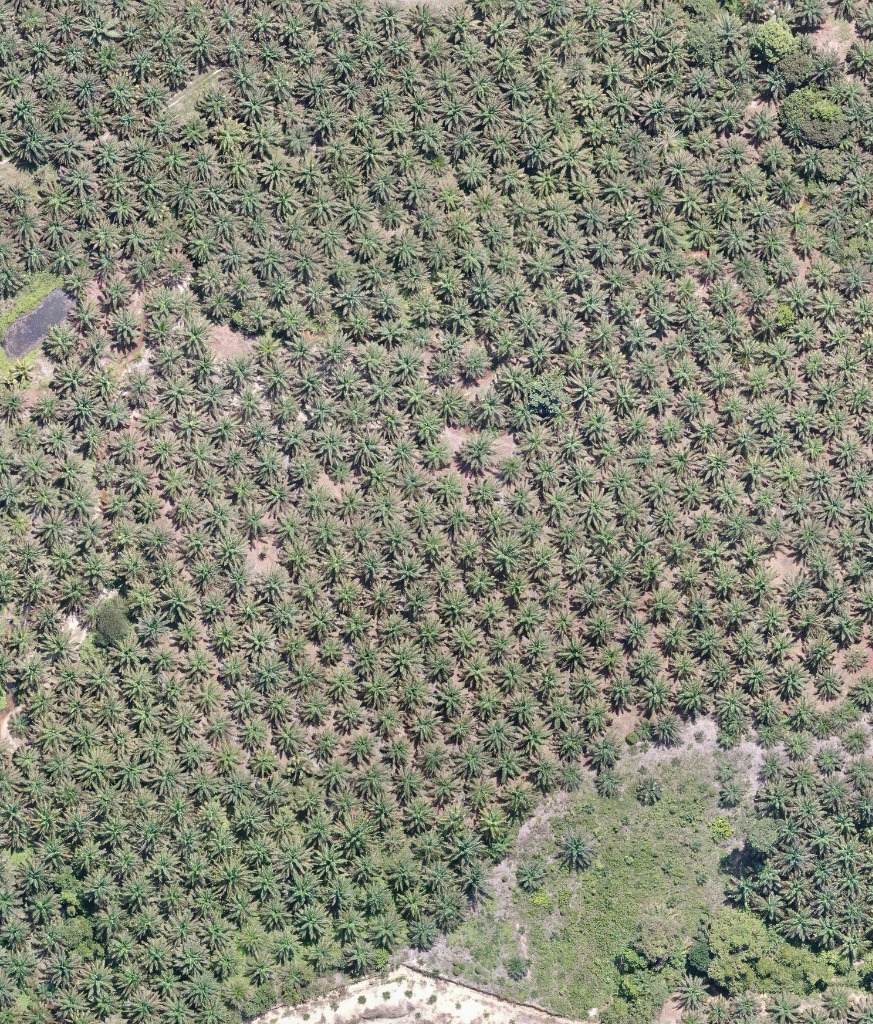
#> input picture data/samples/sample_plantation.jpg, 873 x 1024 px, found by its file name
$ python detect_and_number.py
#> lines starting #> are read from the running program, lines starting #| are printed output that depends on the picture; after the words box and inside, x2 and y2 are one past the last pixel; in counts of white or black regions, pixels touching at a corner belong together
### src/sawitvision/detector.py
"""Palm crown detection models: adaptive morphological detector and deep learning interface."""

import os
from typing import Any, Dict, List, Optional, Union
import cv2
import numpy as np


class BaseDetector:
    """Abstract interface for crown detectors."""

    # [6 lines left out: function predict, not called in this run]


class AdaptiveCrownDetector(BaseDetector):
    """High-resolution aerial palm crown detector based on spectral contrast and local maxima.

    Provides accurate baseline localization and confidence scores on aerial orthomosaics.
    """

    def __init__(
        self,
        min_distance_px: int = 24,
        crown_radius_px: int = 18,
        veg_hue_range: tuple = (25, 95),
    ):
        self.min_distance_px = min_distance_px
        self.crown_radius_px = crown_radius_px
        self.veg_hue_range = veg_hue_range

    def predict(
        self,
        image: Union[str, np.ndarray],
        conf_threshold: float = 0.25,
    ) -> List[Dict[str, Any]]:
        if isinstance(image, str):
            img = cv2.imread(image)
            if img is None:
                raise FileNotFoundError(f"Failed to load image at: {image}")
        else:
            img = image.copy()

        h, w = img.shape[:2]

        # 1. Vegetation mask using HSV color space
        hsv = cv2.cvtColor(img, cv2.COLOR_BGR2HSV)
        h_min, h_max = self.veg_hue_range
        veg_mask = cv2.inRange(
            hsv, np.array([h_min, 30, 30]), np.array([h_max, 255, 255])
        )

        # 2. Excess Green Index (ExG = 2G - R - B)
        b, g, r = cv2.split(img.astype(np.float32))
        exg = 2.0 * g - r - b
        smoothed = cv2.GaussianBlur(exg, (15, 15), 3.0)

        # 3. Spatial dilation filter to find local spectral maxima
        kernel_size = 2 * self.min_distance_px + 1
        kernel = cv2.getStructuringElement(
            cv2.MORPH_ELLIPSE, (kernel_size, kernel_size)
        )
        local_max = cv2.dilate(smoothed, kernel)

        # Vegetation background filtering
        valid_pixels = smoothed[veg_mask > 0]
        if len(valid_pixels) == 0:
            return []

        base_threshold = np.percentile(valid_pixels, 30)
        max_val = np.max(smoothed)
        val_range = max(1e-5, max_val - base_threshold)

        # Candidate peaks
        peak_mask = (
            (smoothed == local_max)
            & (veg_mask > 0)
            & (smoothed > base_threshold)
        )
        peak_coords = np.argwhere(peak_mask)

        detections: List[Dict[str, Any]] = []
        r_box = self.crown_radius_px

        for y_center, x_center in peak_coords:
            score = float((smoothed[y_center, x_center] - base_threshold) / val_range)
            score = float(np.clip(score, 0.0, 1.0))

            if score < conf_threshold:
                continue

            x1 = max(0, x_center - r_box)
            y1 = max(0, y_center - r_box)
            x2 = min(w, x_center + r_box)
            y2 = min(h, y_center + r_box)
            bw = x2 - x1
            bh = y2 - y1

            detections.append(
                {
                    "center_x": float(x_center),
                    "center_y": float(y_center),
                    "x": float(x1),
                    "y": float(y1),
                    "width": float(bw),
                    "height": float(bh),
                    "confidence": score,
                    "class_name": "oil_palm",
                }
            )

        return detections


class YOLOCrownDetector(BaseDetector):
    """Deep learning detector wrapper for trained PyTorch YOLO models."""

    def __init__(self, model_path: str = "runs/sawit/weights/best.pt"):
        self.model_path = model_path
        self.model = None

    # [41 lines left out: functions load, predict, not called in this run]

### src/sawitvision/viz.py
"""Visualization tools for numbered crown detection preview and density maps."""

from typing import Any, Dict, List, Tuple
import cv2
import numpy as np


def sort_detections_deterministically(
    detections: List[Dict[str, Any]], band_height_px: float = 60.0
) -> List[Dict[str, Any]]:
    """Sort detections systematically top-to-bottom across horizontal bands, then left-to-right.

    Assigns sequential tree_id from 1 to N.
    """
    if not detections:
        return []

    # Assign each detection to a discrete row band based on vertical centroid
    def get_sort_key(d: Dict[str, Any]) -> Tuple[int, float]:
        cy = d["center_y"]
        cx = d["center_x"]
        band_idx = int(cy // band_height_px)
        return (band_idx, cx)

    sorted_dets = sorted(detections, key=get_sort_key)

    # Assign sequential 1..N IDs
    for idx, d in enumerate(sorted_dets, start=1):
        d["tree_id"] = idx

    return sorted_dets


def draw_numbered_detections(
    image: np.ndarray,
    detections: List[Dict[str, Any]],
    box_color: Tuple[int, int, int] = (0, 255, 128),  # Vibrant Green
    text_color: Tuple[int, int, int] = (255, 255, 255),
    font_scale: float = 0.45,
    thickness: int = 1,
) -> np.ndarray:
    """Draw numbered bounding boxes and badges on an image."""
    canvas = image.copy()

    for det in detections:
        x1 = int(det["x"])
        y1 = int(det["y"])
        x2 = int(det["x"] + det["width"])
        y2 = int(det["y"] + det["height"])
        tree_id = det.get("tree_id", 0)

        # Draw bounding rectangle
        cv2.rectangle(canvas, (x1, y1), (x2, y2), box_color, thickness)

        # Label formatting: sequential number
        label = str(tree_id)
        (tw, th), baseline = cv2.getTextSize(
            label, cv2.FONT_HERSHEY_SIMPLEX, font_scale, 1
        )

        # Badge coordinates above or inside top edge
        bx1 = max(0, x1)
        by1 = max(0, y1 - th - 4)
        bx2 = bx1 + tw + 4
        by2 = y1

        if by1 <= 0:
            by1 = y1
            by2 = y1 + th + 4

        # Background badge for contrast against varying foliage & shadow
        cv2.rectangle(canvas, (bx1, by1), (bx2, by2), (20, 20, 20), -1)
        cv2.rectangle(canvas, (bx1, by1), (bx2, by2), box_color, 1)

        # Draw label text
        cv2.putText(
            canvas,
            label,
            (bx1 + 2, by2 - 2),
            cv2.FONT_HERSHEY_SIMPLEX,
            font_scale,
            text_color,
            1,
            cv2.LINE_AA,
        )

    # Draw total inventory summary overlay at top-left
    total_count = len(detections)
    summary_text = f"SawitVision Stand Inventory: {total_count} trees"
    (stw, sth), _ = cv2.getTextSize(
        summary_text, cv2.FONT_HERSHEY_SIMPLEX, 0.65, 2
    )
    cv2.rectangle(canvas, (10, 10), (20 + stw, 20 + sth + 10), (10, 10, 10), -1)
    cv2.rectangle(canvas, (10, 10), (20 + stw, 20 + sth + 10), box_color, 1)
    cv2.putText(
        canvas,
        summary_text,
        (15, 15 + sth + 2),
        cv2.FONT_HERSHEY_SIMPLEX,
        0.65,
        (255, 255, 255),
        2,
        cv2.LINE_AA,
    )

    return canvas


def generate_density_heatmap(
    image_shape: Tuple[int, int],
    detections: List[Dict[str, Any]],
    kernel_size: int = 51,
) -> np.ndarray:
    """Generate a spatial density heatmap from crown centroids."""
    h, w = image_shape[:2]
    density_map = np.zeros((h, w), dtype=np.float32)

    for det in detections:
        cx = int(np.clip(det["center_x"], 0, w - 1))
        cy = int(np.clip(det["center_y"], 0, h - 1))
        density_map[cy, cx] += 1.0

    # Apply Gaussian smoothing to produce continuous density field
    smoothed = cv2.GaussianBlur(density_map, (kernel_size, kernel_size), 0)
    norm = cv2.normalize(smoothed, None, 0, 255, cv2.NORM_MINMAX)
    heatmap = cv2.applyColorMap(norm.astype(np.uint8), cv2.COLORMAP_VIRIDIS)
    return heatmap

### src/sawitvision/geo.py
"""Geospatial utilities and GeoJSON export for palm tree detections."""

import json
from typing import Dict, List, Optional, Tuple, Any


def detection_to_geojson_feature(
    det: Dict[str, Any],
    transform: Optional[Tuple[float, float, float, float, float, float]] = None,
) -> Dict[str, Any]:
    """Convert a single detection record into a GeoJSON Feature."""
    cx = det["center_x"]
    cy = det["center_y"]

    if transform is not None:
        # Affine transform: x = a*col + b*row + c, y = d*col + e*row + f
        a, b, c, d, e, f = transform
        map_x = a * cx + b * cy + c
        map_y = d * cx + e * cy + f
        coords = [round(map_x, 6), round(map_y, 6)]
    else:
        coords = [round(cx, 2), round(cy, 2)]

    return {
        "type": "Feature",
        "geometry": {
            "type": "Point",
            "coordinates": coords,
        },
        "properties": {
            "tree_id": det.get("tree_id"),
            "confidence": round(float(det.get("confidence", 1.0)), 4),
            "class_name": det.get("class_name", "oil_palm"),
            "box_xywh": [
                round(det["x"], 1),
                round(det["y"], 1),
                round(det["width"], 1),
                round(det["height"], 1),
            ],
            "is_georeferenced": transform is not None,
        },
    }


def export_geojson(
    detections: List[Dict[str, Any]],
    output_path: str,
    transform: Optional[Tuple[float, float, float, float, float, float]] = None,
    crs_name: str = "EPSG:4326",
) -> None:
    """Save a list of detections to a valid GeoJSON FeatureCollection."""
    features = [detection_to_geojson_feature(d, transform) for d in detections]
    collection: Dict[str, Any] = {
        "type": "FeatureCollection",
        "name": "sawit_vision_palms",
        "features": features,
    }
    if transform is not None:
        collection["crs"] = {
            "type": "name",
            "properties": {"name": crs_name},
        }

    with open(output_path, "w", encoding="utf-8") as f:
        json.dump(collection, f, indent=2)

### scripts/detect_and_number.py
#!/usr/bin/env python3
"""Run palm tree detection, deterministic numbering (1..N), and export audit artifacts."""

import argparse
import csv
import os
import sys
import cv2

# Add src to path
sys.path.insert(0, os.path.abspath(os.path.join(os.path.dirname(__file__), "..", "src")))

from sawitvision.detector import AdaptiveCrownDetector, YOLOCrownDetector
from sawitvision.geo import export_geojson
from sawitvision.viz import (
    draw_numbered_detections,
    generate_density_heatmap,
    sort_detections_deterministically,
)


def main():
    parser = argparse.ArgumentParser(
        description="Detect and number oil palm trees from aerial imagery."
    )
    parser.add_argument(
        "--input",
        "-i",
        default="data/samples/sample_plantation.jpg",
        help="Path to input aerial image (GeoTIFF/JPG/PNG).",
    )
    parser.add_argument(
        "--output",
        "-o",
        default="runs/preview_numbered.jpg",
        help="Path to save numbered preview image.",
    )
    parser.add_argument(
        "--csv",
        default="runs/detections.csv",
        help="Path to save detections roster CSV.",
    )
    parser.add_argument(
        "--geojson",
        default="runs/detections.geojson",
        help="Path to save detections GeoJSON.",
    )
    parser.add_argument(
        "--density-map",
        default="runs/density_heatmap.jpg",
        help="Path to save continuous density heatmap.",
    )
    parser.add_argument(
        "--conf",
        type=float,
        default=0.25,
        help="Confidence threshold (0.0 to 1.0).",
    )
    parser.add_argument(
        "--detector",
        choices=["adaptive", "yolo"],
        default="adaptive",
        help="Detector backend.",
    )
    parser.add_argument(
        "--model-weights",
        default="runs/sawit/weights/best.pt",
        help="Path to weights file if using YOLO detector.",
    )

    args = parser.parse_args()

    if not os.path.exists(args.input):
        print(f"Error: Input file not found: {args.input}")
        sys.exit(1)

    # Ensure output directories exist
    for out_file in [args.output, args.csv, args.geojson, args.density_map]:
        os.makedirs(os.path.dirname(os.path.abspath(out_file)), exist_ok=True)

    print(f"Loading image from: {args.input}")
    image = cv2.imread(args.input)
#> image is the input picture: shape (1024, 873, 3); mean B, G, R 118.1, 134.6, 132.7
    if image is None:
        print(f"Error: Unable to decode image at {args.input}")
        sys.exit(1)

    h, w = image.shape[:2]
    print(f"Image dimensions: {w}x{h} px")
#| Image dimensions: 873x1024 px

    # Select detector
    if args.detector == "yolo" and os.path.exists(args.model_weights):
        print(f"Using YOLO detector with weights: {args.model_weights}")
        detector = YOLOCrownDetector(model_path=args.model_weights)
    else:
        print("Using Adaptive Aerial Crown Detector baseline...")
        detector = AdaptiveCrownDetector()

    raw_detections = detector.predict(image, conf_threshold=args.conf)
#> in predict, `veg_mask = cv2.inRange( hsv, np.array([h_min, 30, 30]), np.array([h_ma..`:
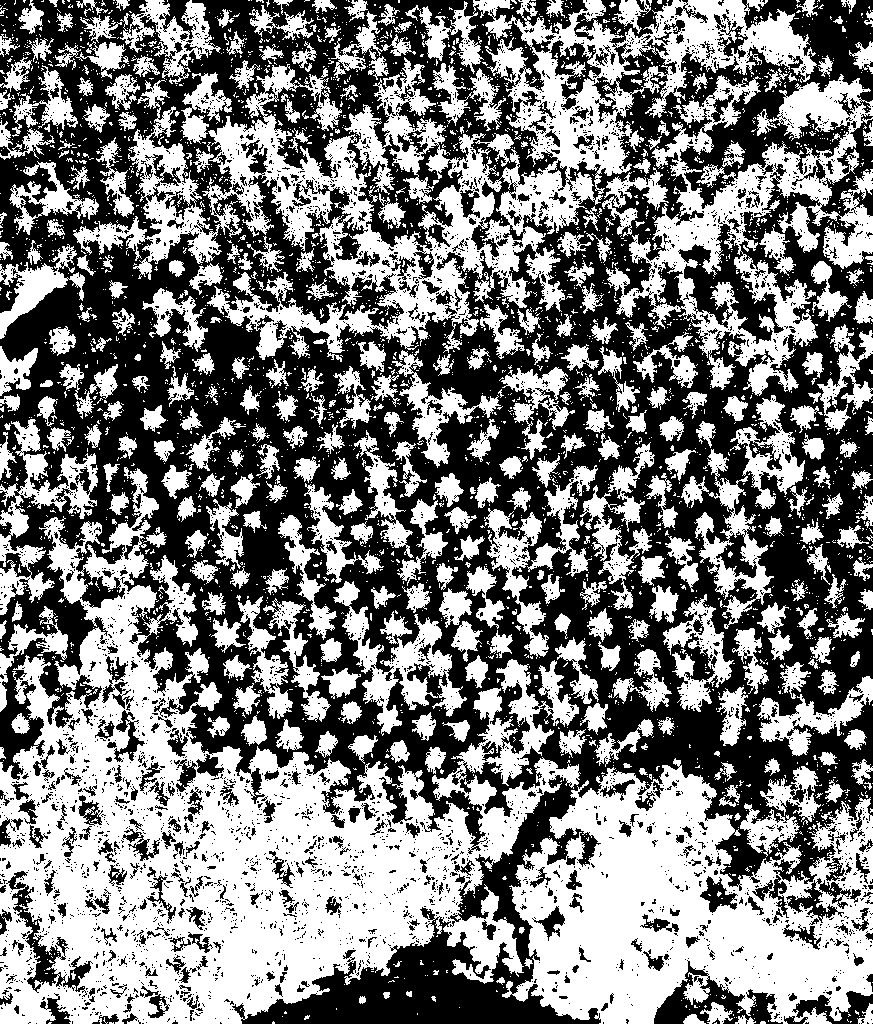
#> veg_mask: shape (1024, 873); 49.2% white; 3293 white regions (2922 under 20 px), largest, box (x1, y1, x2, y2) and area: (0, 467, 581, 1024) 123237, (73, 0, 817, 362) 68782, (502, 758, 873, 1024) 56852
#> in predict, `local_max = cv2.dilate(smoothed, kernel)`:
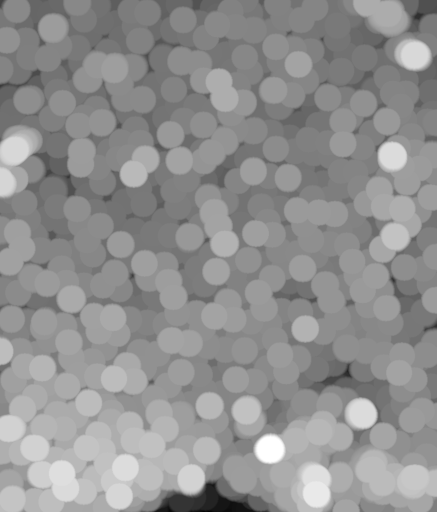
#> local_max: shape (1024, 873) float32 (shown at 1/2 size); min 3.8, max 86.79, mean 51.2; drawn with min black and max white
#> in predict, `base_threshold = np.percentile(valid_pixels, 30)`: base_threshold = 22.43
#> in predict, `max_val = np.max(smoothed)`: max_val = 86.79
#> in predict, `val_range = max(1e-5, max_val - base_threshold)`: val_range = 64.35
#> in predict, `peak_mask = ( (smoothed == local_max) & (veg_mask > 0) & (smoothed > b..`:
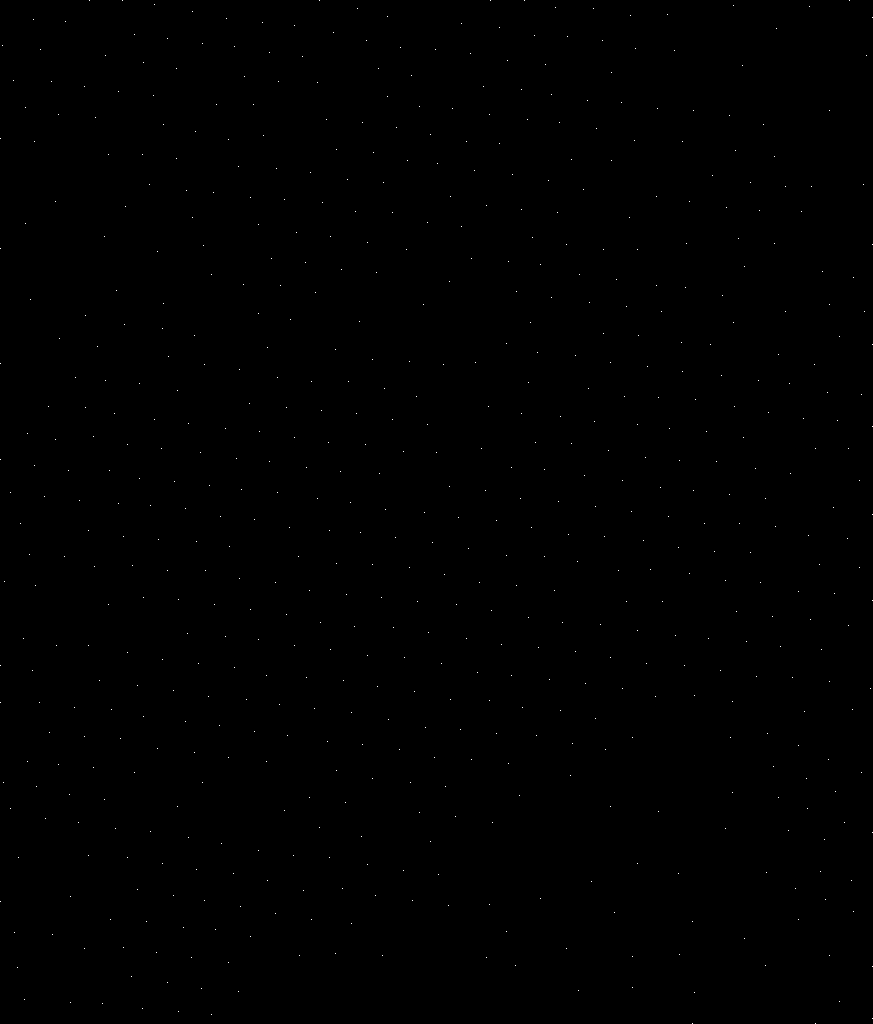
#> peak_mask: shape (1024, 873) bool; 0.07% white in thin lines or dots
#> in predict, `peak_coords = np.argwhere(peak_mask)`: peak_coords = 650 pairs, first value 0 to 1023, second value 0 to 872
#> the loop in predict, `for y_center, x_center in peak_coords:` made 650 passes
#> (y_center, x_center, score, x1, y1, x2, y2, bw) on passes 4, 7, 8: (0, 490, 0.34, 472, 0, 508, 18, 36), (4, 154, 0.4, 136, 0, 172, 22, 36), (5, 733, 0.583, 715, 0, 751, 23, 36)
#> after the loop in predict, `for y_center, x_center in peak_coords:`: detections = 596 items
#> raw_detections = 596 items
    print(f"Raw detected tree crowns: {len(raw_detections)}")
#| Raw detected tree crowns: 596

    # 1. Deterministic sorting: top-to-bottom across bands, then left-to-right (FR-4)
    sorted_detections = sort_detections_deterministically(raw_detections)
#> in get_sort_key, `cy = d["center_y"]`: cy = 0
#> in get_sort_key, `cx = d["center_x"]`: cx = 490
#> in get_sort_key, `band_idx = int(cy // band_height_px)`: band_idx = 0
#> in sort_detections_deterministically, `sorted_dets = sorted(detections, key=get_sort_key)`: sorted_dets = 596 items
#> sorted_detections = 596 items
    total_trees = len(sorted_detections)
#> total_trees = 596
    print(f"Assigned deterministic IDs 1..{total_trees}")
#| Assigned deterministic IDs 1..596

    # 2. Render numbered preview overlay
    annotated = draw_numbered_detections(image, sorted_detections)
#> the loop in draw_numbered_detections, `for det in detections:` made 596 passes
#> (x1, y1, x2, y2, label, tw, bx1) on passes 1 to 8: (0, 27, 20, 63, '1', 10, 0), (15, 1, 51, 37, '2', 10, 15), (22, 31, 58, 67, '3', 10, 22), (87, 37, 123, 73, '4', 10, 87), (136, 0, 172, 22, '5', 10, 136), (149, 20, 185, 56, '6', 10, 149), (174, 0, 210, 29, '7', 10, 174), (184, 25, 220, 61, '8', 10, 184)
    cv2.imwrite(args.output, annotated)
    print(f"Saved numbered audit preview to: {args.output}")

    # 3. Export CSV roster
    with open(args.csv, "w", newline="", encoding="utf-8") as f:
        writer = csv.writer(f)
        writer.writerow(
            [
                "tree_id",
                "center_x",
                "center_y",
                "box_x",
                "box_y",
                "box_w",
                "box_h",
                "confidence",
                "class_name",
            ]
        )
        for d in sorted_detections:
            writer.writerow(
                [
                    d["tree_id"],
                    round(d["center_x"], 2),
                    round(d["center_y"], 2),
                    round(d["x"], 2),
                    round(d["y"], 2),
                    round(d["width"], 2),
                    round(d["height"], 2),
                    round(d["confidence"], 4),
                    d["class_name"],
                ]
            )
    print(f"Saved detection roster CSV to: {args.csv}")

    # 4. Export GeoJSON
    export_geojson(sorted_detections, args.geojson)
    print(f"Saved spatial vector GeoJSON to: {args.geojson}")

    # 5. Generate density heatmap
    heatmap = generate_density_heatmap((h, w), sorted_detections)
#> in generate_density_heatmap, `heatmap = cv2.applyColorMap(norm.astype(np.uint8), cv2.COLORMAP_VIRIDIS)`:
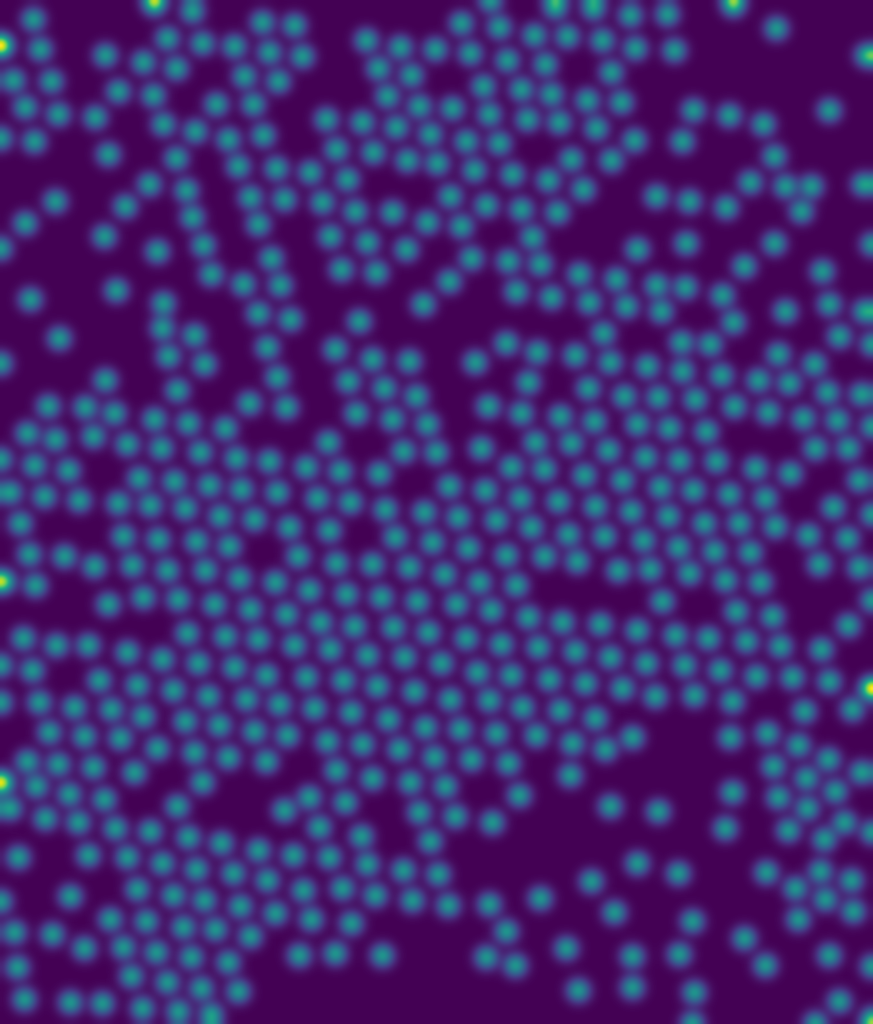
#> heatmap: shape (1024, 873, 3); mean B, G, R 113.8, 44.3, 64.7
    cv2.imwrite(args.density_map, heatmap)
    print(f"Saved density heatmap to: {args.density_map}")

    print("\n" + "=" * 50)
    print("SawitVision Detection Summary:")
    print(f"  Total Tree Count  : {total_trees}")
#|   Total Tree Count  : 596
    print(f"  Confidence Cutoff : {args.conf}")
    print(f"  Preview Image     : {args.output}")
    print(f"  GeoJSON Vectors   : {args.geojson}")
    print(f"  Roster CSV        : {args.csv}")
    print("=" * 50)


if __name__ == "__main__":
    main()
